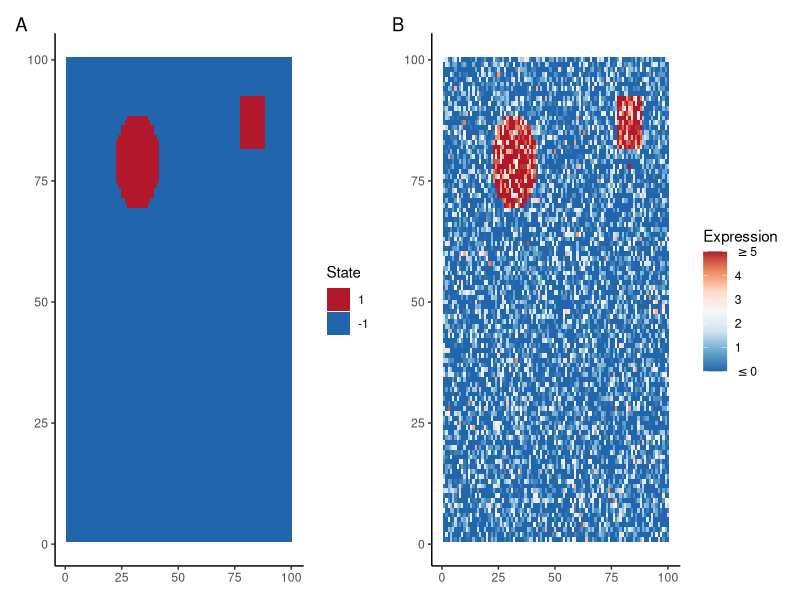

Source code (R): (Note: this script raises an error after producing the figure.)
library(tidyverse)
library(patchwork)
set.seed(100)

#Generate truth
df = expand.grid(x = 1:100, y = 1:100)
df$z = -1

rect_center = sample(10:90, 2, replace = T)
df$z[df$x %in% seq(rect_center[1] - 5, rect_center[1]+5) & df$y %in% seq(rect_center[2] - 5, rect_center[2]+5)] = 1

circ_center = sample(10:90, 2, replace = T)
r = 10 #radius
s = seq(0,r) #sagitta
l = sqrt(2*(r-s)*r-(r-s)^2) #half chord length
for (i in s){
  df$z[(df$x %in% c(circ_center[1] + c(i, -i))) & 
         (df$y > circ_center[2] - l[i+1]) & 
         (df$y < circ_center[2] + l[i+1])] = 1
}

#Plot truth
p1 = ggplot(df, aes(x,y,fill = factor(z, levels = c(1,-1)))) + 
  geom_tile() +
  scale_fill_manual(values = c("#b2182b", "#2166ac")) +
  theme_classic() +
  labs(fill = "State", x = NULL, y = NULL)

#Generate simulated expression
set.seed(100)  
mu = 5
lambda = 0.5
df$Y = rnorm(n = nrow(df), 
             mean = (df$z==1)*mu, 
             sd = 1/sqrt(lambda))

df$j = 1:nrow(df)+3

#Plots
p2 = ggplot(df, aes(x,y,fill = ifelse(Y>5, 5, ifelse(Y<0,0, Y)))) + 
  geom_tile() +
  scale_fill_distiller(palette = "RdBu", labels = c(expression(""<= 0), 1:4, expression("">=5)))+
  theme_classic()+
  labs(fill = "Expression", x = NULL, y = NULL)

p1+p2 + plot_annotation(tag_levels = "A")

#Run mcmc
df_sim_gamma2 = run_mcmc(df = df, gamma = 2)
df_sim_gamma4 = run_mcmc(df = df, gamma = 4)
df_sim_gamma6 = run_mcmc(df = df, gamma = 6)

#Plot mcmc means
df$z_gamma2 = colMeans(df_sim_gamma2[-(1:100),-(1:3)])
df$z_gamma4 = colMeans(df_sim_gamma4[-(1:100),-(1:3)])
df$z_gamma6 = colMeans(df_sim_gamma6[-(1:100),-(1:3)])

z_2 = ggplot(df, aes(x,y,fill = z_gamma2)) + 
  geom_tile() +
  scale_fill_distiller(palette = "RdBu", breaks = c(-1,1))+
  theme_classic() +
  labs(x = NULL, y = NULL, fill = "State")
z_4 = ggplot(df, aes(x,y,fill = z_gamma4)) + 
  geom_tile() +
  scale_fill_distiller(palette = "RdBu", breaks = c(-1,1))+
  theme_classic() +
  labs(x = NULL, y = NULL, fill = "State")
z_6 = ggplot(df, aes(x,y,fill = z_gamma6)) + 
  geom_tile() +
  scale_fill_distiller(palette = "RdBu", breaks = c(-1,1))+
  theme_classic() +
  labs(x = NULL, y = NULL, fill = "State")

#Calculate MLEs
reg1 = lm(data = df, Y~I(z == 1) - 1)
mu_mle = reg1$coefficients[2]
lambda_mle = 1/summary(reg1)$sigma^2

#Trace plots
mu_2 = ggplot(as_tibble(df_sim_gamma2[-(1:100),]), aes(x = i, y = mu)) + geom_line() +
  theme_classic() +
  labs(x = NULL, y = expression(mu)) + 
  geom_hline(yintercept = 5, color = "red") +
  geom_hline(yintercept = mu_mle, color = "blue") +
  coord_cartesian(ylim = c(4.5, 5.3))
mu_4 = ggplot(as_tibble(df_sim_gamma4[-(1:100),]), aes(x = i, y = mu)) + geom_line() +
  theme_classic() +
  labs(x = NULL, y = expression(mu)) + 
  geom_hline(yintercept = 5, color = "red") +
  geom_hline(yintercept = mu_mle, color = "blue") +
  coord_cartesian(ylim = c(4.5, 5.3))
mu_6 = ggplot(as_tibble(df_sim_gamma6[-(1:100),]), aes(x = i, y = mu)) + geom_line() +
  theme_classic() +
  labs(x = NULL, y = expression(mu)) + 
  geom_hline(yintercept = 5, color = "red") +
  geom_hline(yintercept = mu_mle, color = "blue") +
  coord_cartesian(ylim = c(4.5, 5.3))

lambda_2 = ggplot(as_tibble(df_sim_gamma2[-(1:100),]), aes(x = i, y = lambda)) + geom_line() +
  theme_classic() +
  labs(x = NULL, y = expression(lambda)) + 
  geom_hline(yintercept = 0.5, color = "red") +
  geom_hline(yintercept = lambda_mle, color = "blue") +
  coord_cartesian(ylim = c(0.48, 0.55))

lambda_4 = ggplot(as_tibble(df_sim_gamma4[-(1:100),]), aes(x = i, y = lambda)) + geom_line() +
  theme_classic() +
  labs(x = NULL, y = expression(lambda)) + 
  geom_hline(yintercept = 0.5, color = "red") +
  geom_hline(yintercept = lambda_mle, color = "blue") +
  coord_cartesian(ylim = c(0.48, 0.55))

lambda_6 = ggplot(as_tibble(df_sim_gamma6[-(1:100),]), aes(x = i, y = lambda)) + geom_line() +
  theme_classic() +
  labs(x = NULL, y = expression(lambda)) + 
  geom_hline(yintercept = 0.5, color = "red") +
  geom_hline(yintercept = lambda_mle, color = "blue") +
  coord_cartesian(ylim = c(0.48, 0.55))

((z_2+z_4+z_6) +plot_layout(guides = 'collect')) / (mu_2 + mu_4 + mu_6) / (lambda_2 + lambda_4 + lambda_6) + 
  plot_annotation(tag_levels = "A")

#Plot posterior distributions
df_sim_gamma2 = cbind(df_sim_gamma2, gamma = 2)
df_sim_gamma4 = cbind(df_sim_gamma4, gamma = 4)
df_sim_gamma6 = cbind(df_sim_gamma6, gamma = 6)

sim_mat_tall = as_tibble(rbind(df_sim_gamma2, df_sim_gamma4, df_sim_gamma6))
mu_dist = sim_mat_tall %>%
  filter(i >=100) %>%
  ggplot(aes(x = factor(gamma), y = mu)) + 
  geom_hline(aes(yintercept = 5.0), color = "red") +
  geom_hline(yintercept = mu_mle, color = "blue") +
  geom_violin(draw_quantiles = 0.5, alpha = 0.5) +
  labs(x = expression(gamma), y = expression(mu))+
  coord_flip()

lambda_dist = sim_mat_tall %>%
  filter(i >=100) %>%
  ggplot(aes(x = factor(gamma), y = lambda)) + 
  geom_hline(aes(yintercept = 0.5), color = "red") +
  geom_hline(yintercept = lambda_mle, color = "blue") +
  geom_violin(draw_quantiles = 0.5, alpha = 0.5) +
  labs(x = expression(gamma), y = expression(lambda))+
  coord_flip()

mu_dist + lambda_dist + plot_annotation(tag_levels = "A")

#Save files
saveRDS(df, file = "data/data_q2_s100.RDS")
saveRDS(df_sim_gamma2, file = "data/mcmc_q2_s100_g2.RDS")
saveRDS(df_sim_gamma4, file = "data/mcmc_q2_s100_g4.RDS")
saveRDS(df_sim_gamma6, file = "data/mcmc_q2_s100_g6.RDS")